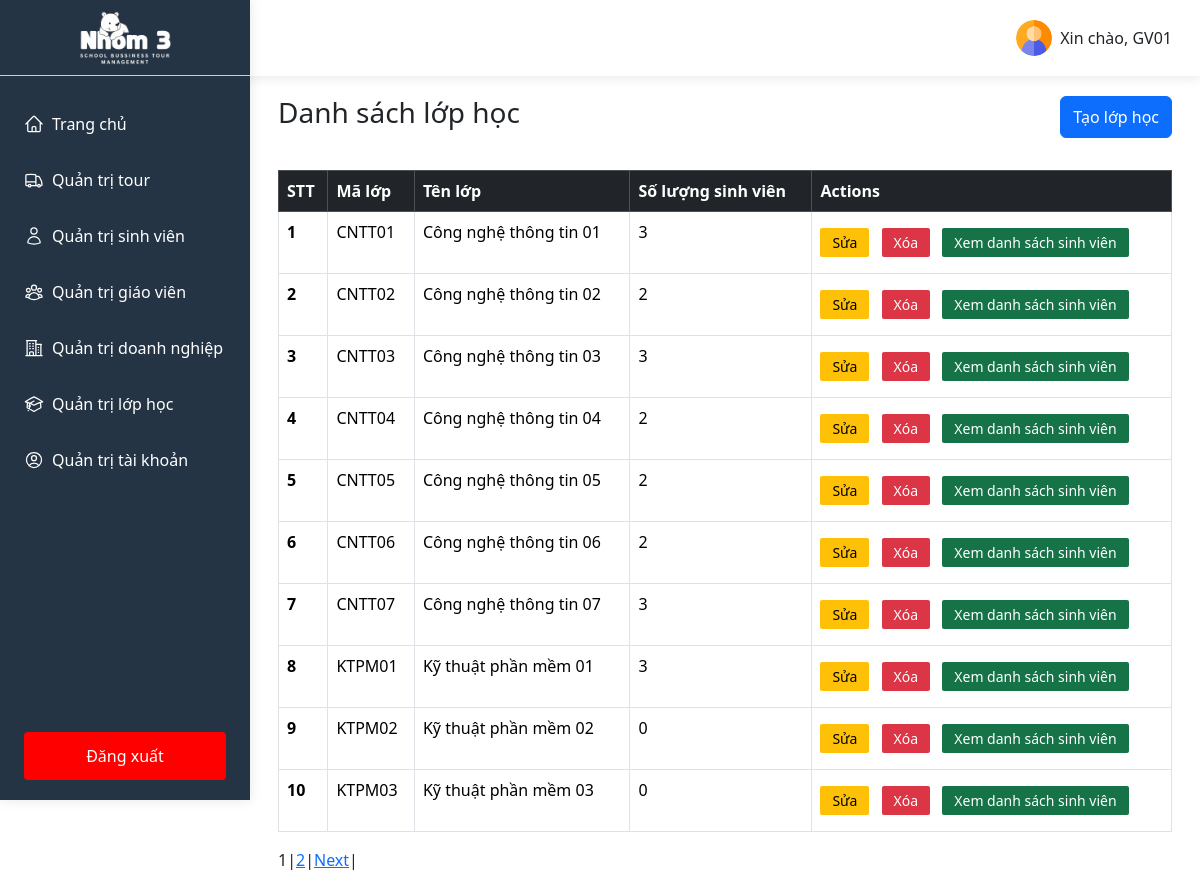
Page /index.php?controller=ClassController (signed in) on the committed database.
### tables this page shows
CREATE TABLE `class` (
  `classID` int(11) NOT NULL,
  `code` varchar(100) NOT NULL,
  `name` varchar(100) NOT NULL
);

### controllers/ClassController.php (called while the page is built, shortened)
<?php
$pagination = mysqli_query($conn, "SELECT COUNT(classID) AS total FROM class");
$row = mysqli_fetch_assoc($pagination);
$total_records = $row['total'];
$current_page = isset($_GET['page']) ? $_GET['page'] : 1;
$limit = 10;
$total_page = ceil($total_records / $limit);
$start = ($current_page - 1) * $limit >=0 ? ($current_page - 1) * $limit : 0;
$dataClassesSql = "SELECT class.*, COUNT(student.studentID) AS numStudents
                  FROM class
                  LEFT JOIN student ON class.classID = student.classID
                  GROUP BY class.classID
                  LIMIT $start, $limit";
$dataClasses = mysqli_query($conn, $dataClassesSql);
require_once __DIR__ . '/../views/pages/classes.php';

### views/pages/classes.php (the view, shortened to what this page needs)
<!DOCTYPE html>
<html lang="en">
<head>
</head>
<body>
    <?php
        include_once __DIR__ . '/../../controllers/ClassController.php';
    ?>
    <div class='flex-sb classes'>
        <div class="classes-left">
            <?php
                include __DIR__ . '/../components/sidebarAdmin.php';
            ?>
        </div>
        <div class="classes-right flex-grow-1">
            <?php
                include __DIR__ . '/../components/header.php';
            ?>
            <div class="container pad-0-28" id="listClass">
                <div class="flex-sb-center pad-20-0">
                    <h1 class="h1-title">Danh sách lớp học</h1>
                    <button type="button" class="btn btn-primary" data-bs-toggle="modal"
                        data-bs-target="#createClass">Tạo lớp học</button>
                </div>
                <div class="container-body pad-12-0">
                    <div class="container-table">
                        <table class="table table-borderless table-hover table-bordered">
                            <thead class="table-dark">
                                <tr>
                                    <th scope="col">STT</th>
                                    <th scope="col">Mã lớp</th>
                                    <th scope="col">Tên lớp</th>
                                    <th scope="col">Số lượng sinh viên</th>
                                    <th scope="col">Actions</th>
                                </tr>
                            </thead>
                            <tbody>
                                <?php
                                    if(mysqli_num_rows($dataClasses) > 0)
                                    {
                                        $i = 0;
                                        while ($row = mysqli_fetch_assoc($dataClasses)) {
                                            $i += 1;
                                            echo "<tr>";
                                            echo "<th scope='row'>". $i ."</th>";
                                            echo "<td>" . $row['code'] . "</td>";
                                            echo "<td>" . $row['name'] . "</td>";
                                            echo "<td>" . $row['numStudents'] . "</td>";
                                            echo "<td>
                                                    <button class='update update-class'>Sửa</button>
                                                    <button class='delete delete-class'>Xóa</button>
                                                    <form method='POST' class='form-inline'>
                                                        <input type='hidden' name='classIDToShowStudents' value='" . $row['classID'] . "'>
                                                        <button type='submit' class='showData' name='showData'>Xem danh sách sinh viên</button>
                                                    </form>
                                                </td>";
                                            echo "</tr>";
                                        }
                                    }else{
                                        echo "<tr>";
                                        echo "<td colspan='5' class='text-center'>Không có lớp học nào</td>";
                                        echo "</tr>";
                                    }
                                ?>
                            </tbody>
                        </table>
                        <div class="pagination">
                            <?php
                            for ($i = 1; $i <= $total_page; $i++) {
                                if ($i == $current_page) {
                                    echo '<span>' . $i . '</span> | ';
                                } else {
                                    echo '<a href="index.php?controller=ClassController&page=' . $i . '">' . $i . '</a> | ';
                                }
                            }
                            if ($current_page < $total_page && $total_page > 1) {
                                echo '<a href="index.php?controller=ClassController&page=' . ($current_page + 1) . '">Next</a> | ';
                            }
                            ?>
                        </div>
                    </div>
                </div>
            </div>
        </div>
    </div>
</body>
</html>

### public/css/base.css (style rules this page uses)
* { margin: 0; padding: 0; box-sizing: border-box; }
body { overflow-x: hidden; scroll-behavior: smooth; font-family: system-ui, -apple-system, BlinkMacSystemFont, 'Segoe UI', Roboto, Oxygen, Ubuntu, Cantarell, 'Open Sans', 'Helvetica Neue', sans-serif; }
.pad-0-28 { padding: 0 28px !important; }
.flex-sb { display: flex; justify-content: space-between; }
.flex-sb-center { display: flex; justify-content: space-between; }
.flex-grow-1 { flex-grow: 1; }
.pad-20-0 { padding: 20px 0 !important; }
.h1-title { font-size: 28px !important; }
.pad-12-0 { padding: 12px 0; }
.update, .delete, .showData { padding: 4px 12px; background-color: #ffc107; border-radius: 2px; border: none; font-size: 14px; }
.delete { color: #fff; background-color: #dc3545; margin-left: 8px; margin-right: 8px; }
.showData { background-color: #157347; color: #fff; margin: 8px 0; }
.form-inline { display: inline-block; }

### rows in the picture
class: code "CNTT01", name "Công nghệ thông tin 01", numStudents "3"
class: code "CNTT02", name "Công nghệ thông tin 02", numStudents "2"
class: code "CNTT03", name "Công nghệ thông tin 03", numStudents "3"
class: code "CNTT04", name "Công nghệ thông tin 04", numStudents "2"
class: code "CNTT05", name "Công nghệ thông tin 05", numStudents "2"
class: code "CNTT06", name "Công nghệ thông tin 06", numStudents "2"
class: code "CNTT07", name "Công nghệ thông tin 07", numStudents "3"
class: code "KTPM01", name "Kỹ thuật phần mềm 01", numStudents "3"
class: code "KTPM02", name "Kỹ thuật phần mềm 02", numStudents "0"
class: code "KTPM03", name "Kỹ thuật phần mềm 03", numStudents "0"

### other values in the picture
$username "GV01"
